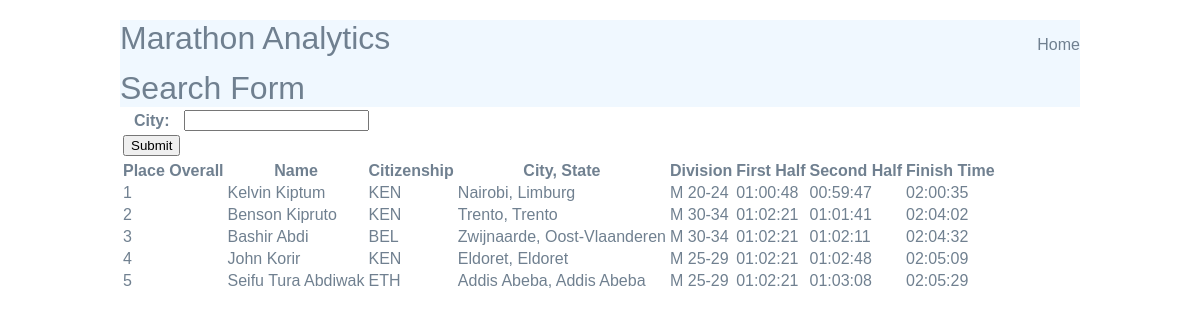
Before: /marathon_analytics/ with the older database file.
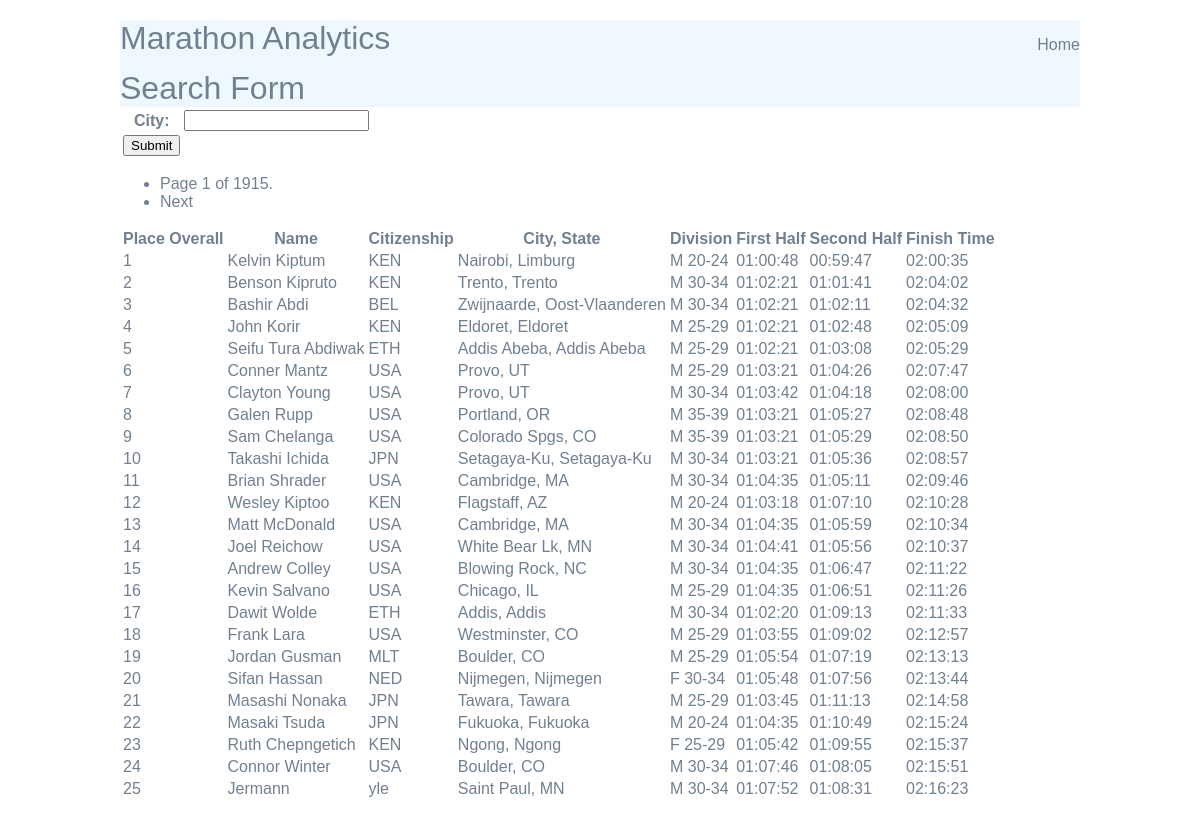
After: the same page with the newer database file.
### marathon_analytics/models.py (models this page shows, shortened)
class Result(models.Model):
    bib = models.IntegerField()
    first_name = models.TextField()
    last_name = models.TextField()
    ctz = models.TextField()
    city = models.TextField()
    state = models.TextField()
    gender = models.CharField(max_length=6)
    division = models.CharField(max_length=6)
    place_overall = models.IntegerField()
    place_gender = models.IntegerField()
    place_division = models.IntegerField()
    start_time_of_day = models.TimeField()
    finish_time_of_day = models.TimeField()
    time_finish = models.TimeField()
    time_half1 = models.TimeField()
    time_half2 = models.TimeField()

### marathon_analytics/views.py (the view)
# urls.py: path(r'', views.ResultsListView.as_view(), name='home'),
class ResultsListView(ListView):
    model = Result
    template_name = 'marathon_analytics/results.html'
    context_object_name = 'results'
    paginate_by = 25
    def get_queryset(self):
        results = super().get_queryset()
        if 'city' in self.request.GET:
            city = self.request.GET['city']
            if city:
                results = results.filter(city=city)
        return results

### marathon_analytics/templates/marathon_analytics/results.html (shortened to what this page needs)
{% extends 'marathon_analytics/base.html' %}
{% block content %}
<div class="container">
    <div class="row">
        {% include "marathon_analytics/search.html" %}
    </div>
    <div class="row">
        {% if is_paginated %}
        <ul class="pagination">
                <li class="">
                    <span>Page {{ page_obj.number }} of {{ page_obj.paginator.num_pages }}.</span>
                </li>
            {% if page_obj.has_next %}
                <li>
                    <span><a href="?page={{ page_obj.next_page_number }}">Next</a></span>
                </li>
            {% endif %}
            </ul>
        {% endif %}
    </div>
    <div class="row">
        <table>
            <tr>
                <th>Place Overall</th>
                <th>Name</th>
                <th>Citizenship</th>
                <th>City, State</th>
                <th>Division</th>
                <th>First Half</th>
                <th>Second Half</th>
                <th>Finish Time</th>
            </tr>
            {% for r in results %}
            <tr>
                <td>{{r.place_overall}}</td>
                <td>
                    <a href="{% url 'result_detail' r.pk %}">
                    {{r.first_name}} {{r.last_name}}</a>
                </td>
                <td>{{r.ctz}}</td>
                <td>{{r.city}}, {{r.state}}</td>
                <td>{{r.gender.0}} {{r.division}}</td>
                <td>{{r.time_half1|time:"H:i:s"}}</td>
                <td>{{r.time_half2|time:"H:i:s"}}</td>
                <td>{{r.time_finish|time:"H:i:s"}}</td>
            </tr>
            {% endfor %}
        </table>
    </div>
</div>
{% endblock %}

### marathon_analytics/templates/marathon_analytics/base.html (shortened to what this page needs)
{% load static %}
<html>
    <head>
        <link rel="stylesheet" href="{% static 'styles_marathon.css' %}">
    </head>
    <body>
        <header>
            <h1>Marathon Analytics</h1>
            <nav>
                <ul>
                    <li><a href="{% url 'home' %}">Home</a></li>
                </ul>
            </nav>
        </header>
    {% block content %}
    {% endblock %}
    </body>
</html>

### marathon_analytics/templates/marathon_analytics/search.html
<h1>Search Form</h1>
<table>
<form action="{% url 'results_list' %}">
    <tr>
        <th>City:</th>
        <td><input type="text" name="city"></td>
    </tr>
    <tr>
        <td><input type="submit"></td>
        <td></td>
    </tr>
</form>
</table>

### static/styles_marathon.css (style rules this page uses)
body { background-color: #fff; color: slategray; font-family: arial; }
h1,h2,h3,h4,h5 { font-weight: normal; background:aliceblue; margin: 0; }
a, a:visited { color: slategrey; text-decoration: none; }
body { max-width: 960px; margin: 20px auto; padding: 20px auto; }
header { width: 100%; display: grid; grid-template-columns: 1fr 1fr; background: aliceblue; position: relative; top: 0px; z-index: 999; }
nav { justify-self: end; background: none; color: darkblue; }
nav li { display: inline-block; margin-left: 20px; }

Changed rows visible on the page:
added Result: place_overall "6", first_name "Conner", last_name "Mantz", ctz "USA", city "Provo", state "UT", gender.0 "M", division "25-29", time_half1 "01:03:21", time_half2 "01:04:26", time_finish "02:07:47"
added Result: place_overall "7", first_name "Clayton", last_name "Young", ctz "USA", city "Provo", state "UT", gender.0 "M", division "30-34", time_half1 "01:03:42", time_half2 "01:04:18", time_finish "02:08:00"
added Result: place_overall "8", first_name "Galen", last_name "Rupp", ctz "USA", city "Portland", state "OR", gender.0 "M", division "35-39", time_half1 "01:03:21", time_half2 "01:05:27", time_finish "02:08:48"
added Result: place_overall "9", first_name "Sam", last_name "Chelanga", ctz "USA", city "Colorado Spgs", state "CO", gender.0 "M", division "35-39", time_half1 "01:03:21", time_half2 "01:05:29", time_finish "02:08:50"
added Result: place_overall "10", first_name "Takashi", last_name "Ichida", ctz "JPN", city "Setagaya-Ku", state "Setagaya-Ku", gender.0 "M", division "30-34", time_half1 "01:03:21", time_half2 "01:05:36", time_finish "02:08:57"
added Result: place_overall "11", first_name "Brian", last_name "Shrader", ctz "USA", city "Cambridge", state "MA", gender.0 "M", division "30-34", time_half1 "01:04:35", time_half2 "01:05:11", time_finish "02:09:46"
added Result: place_overall "12", first_name "Wesley", last_name "Kiptoo", ctz "KEN", city "Flagstaff", state "AZ", gender.0 "M", division "20-24", time_half1 "01:03:18", time_half2 "01:07:10", time_finish "02:10:28"
added Result: place_overall "13", first_name "Matt", last_name "McDonald", ctz "USA", city "Cambridge", state "MA", gender.0 "M", division "30-34", time_half1 "01:04:35", time_half2 "01:05:59", time_finish "02:10:34"
added Result: place_overall "14", first_name "Joel", last_name "Reichow", ctz "USA", city "White Bear Lk", state "MN", gender.0 "M", division "30-34", time_half1 "01:04:41", time_half2 "01:05:56", time_finish "02:10:37"
added Result: place_overall "15", first_name "Andrew", last_name "Colley", ctz "USA", city "Blowing Rock", state "NC", gender.0 "M", division "30-34", time_half1 "01:04:35", time_half2 "01:06:47", time_finish "02:11:22"
added Result: place_overall "16", first_name "Kevin", last_name "Salvano", ctz "USA", city "Chicago", state "IL", gender.0 "M", division "25-29", time_half1 "01:04:35", time_half2 "01:06:51", time_finish "02:11:26"
added Result: place_overall "17", first_name "Dawit", last_name "Wolde", ctz "ETH", city "Addis", state "Addis", gender.0 "M", division "30-34", time_half1 "01:02:20", time_half2 "01:09:13", time_finish "02:11:33"
added Result: place_overall "18", first_name "Frank", last_name "Lara", ctz "USA", city "Westminster", state "CO", gender.0 "M", division "25-29", time_half1 "01:03:55", time_half2 "01:09:02", time_finish "02:12:57"
added Result: place_overall "19", first_name "Jordan", last_name "Gusman", ctz "MLT", city "Boulder", state "CO", gender.0 "M", division "25-29", time_half1 "01:05:54", time_half2 "01:07:19", time_finish "02:13:13"
added Result: place_overall "20", first_name "Sifan", last_name "Hassan", ctz "NED", city "Nijmegen", state "Nijmegen", gender.0 "F", division "30-34", time_half1 "01:05:48", time_half2 "01:07:56", time_finish "02:13:44"
added Result: place_overall "21", first_name "Masashi", last_name "Nonaka", ctz "JPN", city "Tawara", state "Tawara", gender.0 "M", division "25-29", time_half1 "01:03:45", time_half2 "01:11:13", time_finish "02:14:58"
added Result: place_overall "22", first_name "Masaki", last_name "Tsuda", ctz "JPN", city "Fukuoka", state "Fukuoka", gender.0 "M", division "20-24", time_half1 "01:04:35", time_half2 "01:10:49", time_finish "02:15:24"
added Result: place_overall "23", first_name "Ruth", last_name "Chepngetich", ctz "KEN", city "Ngong", state "Ngong", gender.0 "F", division "25-29", time_half1 "01:05:42", time_half2 "01:09:55", time_finish "02:15:37"
added Result: place_overall "24", first_name "Connor", last_name "Winter", ctz "USA", city "Boulder", state "CO", gender.0 "M", division "30-34", time_half1 "01:07:46", time_half2 "01:08:05", time_finish "02:15:51"
added Result: place_overall "25", last_name "Jermann", ctz "yle", city "Saint Paul", state "MN", gender.0 "M", division "30-34", time_half1 "01:07:52", time_half2 "01:08:31", time_finish "02:16:23"
Other visible differences:
{{ page_obj.number }}: (not shown) → "1"
{{ page_obj.paginator.num_pages }}: (not shown) → "1915"
text now shown: "Page of . Next"
